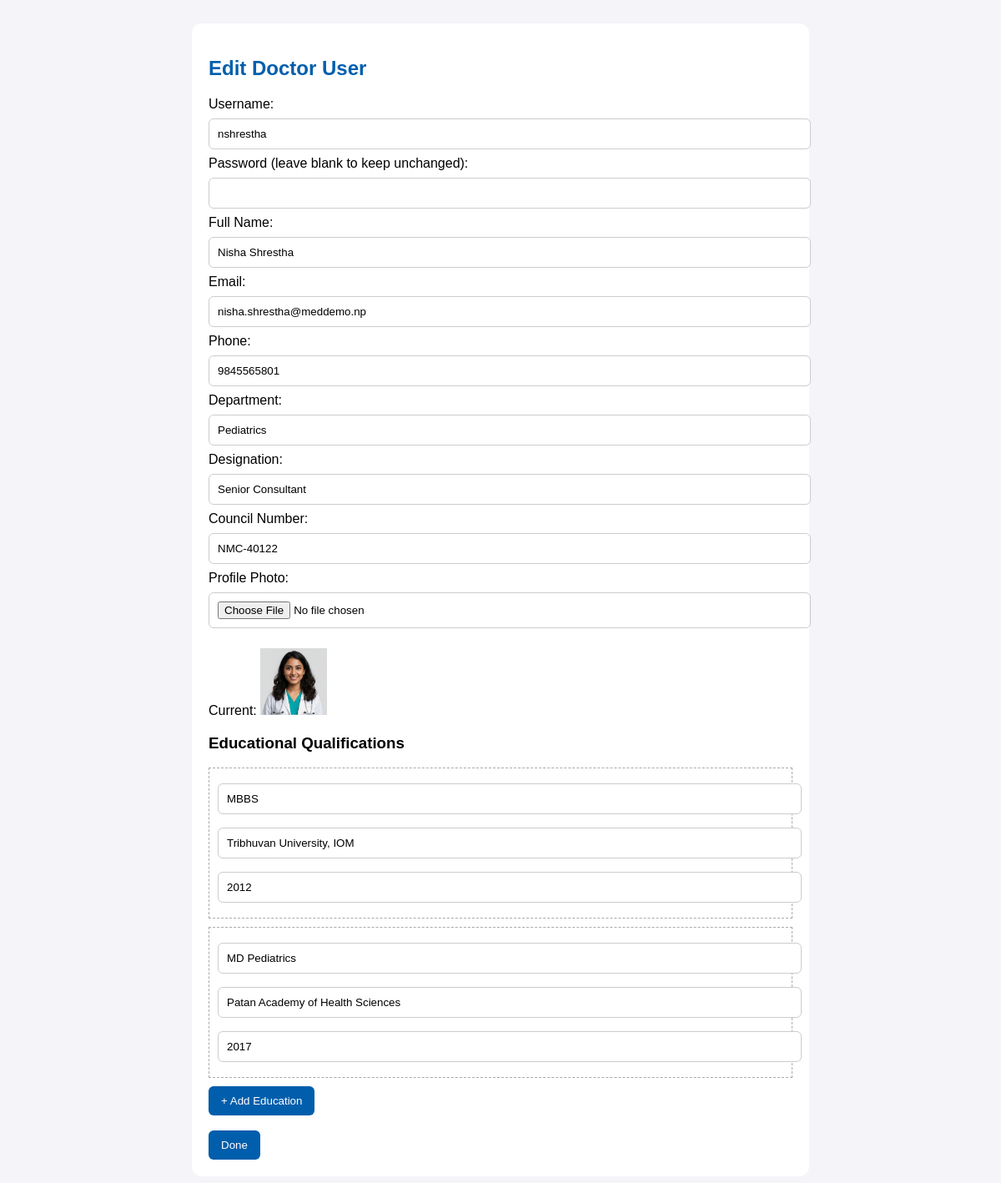
The app's page /Admin/edit_user.php?id=54 (signed in) with its own data.
### tables this page shows
CREATE TABLE `users` (
  `user_id` int NOT NULL,
  `username` varchar(50) NOT NULL,
  `password` varchar(255) NOT NULL,
  `role` enum('patient','doctor','nurse','admin') NOT NULL,
  `created_at` timestamp NULL DEFAULT CURRENT_TIMESTAMP
);

CREATE TABLE `doctors` (
  `doctor_id` int NOT NULL,
  `user_id` int DEFAULT NULL,
  `name` varchar(100) DEFAULT NULL,
  `email` varchar(100) DEFAULT NULL,
  `department` varchar(100) DEFAULT NULL,
  `designation` varchar(100) DEFAULT NULL,
  `council_number` varchar(50) DEFAULT NULL,
  `phone` varchar(20) DEFAULT NULL,
  `photo` varchar(255) DEFAULT NULL
);

CREATE TABLE `doctor_education` (
  `education_id` int NOT NULL,
  `doctor_id` int NOT NULL,
  `degree` varchar(150) NOT NULL,
  `institution` varchar(200) DEFAULT NULL,
  `year_of_completion` year DEFAULT NULL
);

### src/Admin/edit_user.php (the view, shortened to what this page needs)
<?php
include("../config/db.php");
$user_id = (int)$_GET['id'];
$stmt = $conn->prepare("SELECT * FROM users WHERE user_id=?");
$stmt->bind_param("i", $user_id);
$stmt->execute();
$user = $stmt->get_result()->fetch_assoc();
$role = $user['role'];
if ($role == 'doctor') {
    $stmt = $conn->prepare("SELECT * FROM doctors WHERE user_id=?");
} elseif ($role == 'nurse') {
    $stmt = $conn->prepare("SELECT * FROM nurses WHERE user_id=?");
} elseif ($role == 'patient') {
    $stmt = $conn->prepare("SELECT * FROM patients WHERE user_id=?");
} elseif ($role == 'admin') {
    $stmt = $conn->prepare("SELECT * FROM admins WHERE user_id=?");
}
$stmt->bind_param("i", $user_id);
$stmt->execute();
$roleData = $stmt->get_result()->fetch_assoc();
$education = [];
if ($role == 'doctor' && $roleData) {
    $stmt = $conn->prepare("SELECT * FROM doctor_education WHERE doctor_id=?");
    $stmt->bind_param("i", $roleData['doctor_id']);
    $stmt->execute();
    $education = $stmt->get_result()->fetch_all(MYSQLI_ASSOC);
}
?>
<!DOCTYPE html>
<html>
<head>
</head>
<body>
<div class="form-container">
    <h2>Edit <?php echo ucfirst($role); ?> User</h2>
    <form method="POST" enctype="multipart/form-data">
        <label>Username:</label>
        <input type="text" name="username" value="<?php echo htmlspecialchars($user['username']); ?>">
        <label>Password (leave blank to keep unchanged):</label>
        <input type="password" name="password">
        <?php if ($role != 'admin') { ?>
            <label>Full Name:</label>
            <input type="text" name="name" value="<?php echo htmlspecialchars($roleData['name'] ?? ''); ?>">
            <label>Email:</label>
            <input type="email" name="email" value="<?php echo htmlspecialchars($roleData['email'] ?? ''); ?>">
            <label>Phone:</label>
            <input type="text" name="phone" value="<?php echo htmlspecialchars($roleData['phone'] ?? ''); ?>">
        <?php } ?>
        <?php if ($role == 'doctor') { ?>
            <label>Department:</label>
            <input type="text" name="department" value="<?php echo htmlspecialchars($roleData['department'] ?? ''); ?>">
            <label>Designation:</label>
            <input type="text" name="designation" value="<?php echo htmlspecialchars($roleData['designation'] ?? ''); ?>">
            <label>Council Number:</label>
            <input type="text" name="council_number" value="<?php echo htmlspecialchars($roleData['council_number'] ?? ''); ?>">
            <label>Profile Photo:</label>
            <input type="file" name="photo">
            <?php if (!empty($roleData['photo'])) { ?>
                <p>Current: <img src="../images/doctors/<?php echo $roleData['photo']; ?>" width="80"></p>
            <?php } ?>
            <h3>Educational Qualifications</h3>
            <div id="education-container">
                <?php foreach ($education as $edu) { ?>
                    <div class="edu-entry">
                        <input type="text" name="degree[]" value="<?php echo htmlspecialchars($edu['degree']); ?>" placeholder="Degree">
                        <input type="text" name="institution[]" value="<?php echo htmlspecialchars($edu['institution']); ?>" placeholder="Institution">
                        <input type="text" name="year_of_completion[]" value="<?php echo htmlspecialchars($edu['year_of_completion']); ?>" placeholder="Year">
                    </div>
                <?php } ?>
            </div>
            <button type="button" onclick="addEducation()">+ Add Education</button>
        <?php } ?>
        <br><br>
        <button type="submit">Done</button>
    </form>
</div>
</body>
</html>

### src/Admin/edit_user.php (style rules this page uses)
body { font-family: Arial; background: #f4f4f9; padding: 20px; }
.form-container { max-width: 700px; margin: auto; background: white; padding: 20px; border-radius: 12px; }
h2 { color: #015eac; }
input, select { width: 100%; padding: 10px; margin: 8px 0; border-radius: 6px; border: 1px solid #ccc; }
button { background: #015eac; color: white; padding: 10px 15px; border: none; border-radius: 6px; cursor: pointer; }
.edu-entry { border: 1px dashed #aaa; padding: 10px; margin: 10px 0; }

### records on screen
users: role "Doctor", username "nshrestha"
doctors: name "Nisha Shrestha", email "nisha.shrestha@meddemo.np", phone "9845565801", department "Pediatrics", designation "Senior Consultant", council_number "NMC-40122", photo (picture)
doctor_education: degree "MBBS", institution "Tribhuvan University, IOM", year_of_completion "2012"
doctor_education: degree "MD Pediatrics", institution "Patan Academy of Health Sciences", year_of_completion "2017"
